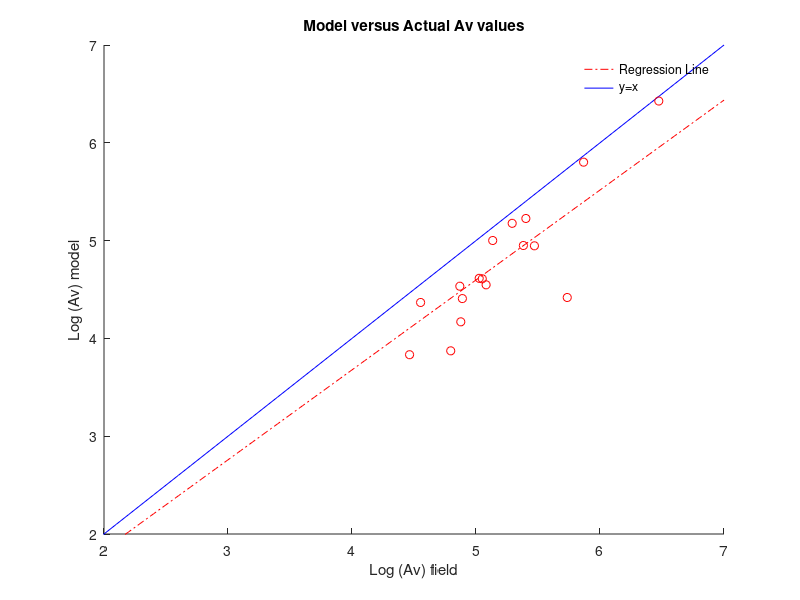

Reproduce this figure in MATLAB.
clear all;
x=0:0.1:7;

n=length(x);
y=zeros(1,n);
ya=zeros(1,n);

y=0.9195*x;
ya=x;
    
px= [6.474153739	5.471081849	4.464221198	5.382132359	5.050453228	4.890113494	4.553118092	5.134655142	5.735831153	5.402096233	4.877348306	5.081527326	5.025756315	4.869489872	5.867645412	5.291728393	4.796248143]
py= [6.427138124	4.946804784	3.833222944	4.949849512	4.609602196	4.407243412	4.367319145	5.001088713	4.418311147	5.226184115	4.169475849	4.547769053	4.614186391	4.533648414	5.801995809	5.17659811	3.872904005]

hold on
plot(x,y,'-.r',x,ya,'b',px,py,'ro')
xlabel('Log (Av) field')
ylabel('Log (Av) model')
title('Model versus Actual Av values')
legend('Regression Line','y=x')
legend boxoff

axis([2 7 2 7])
